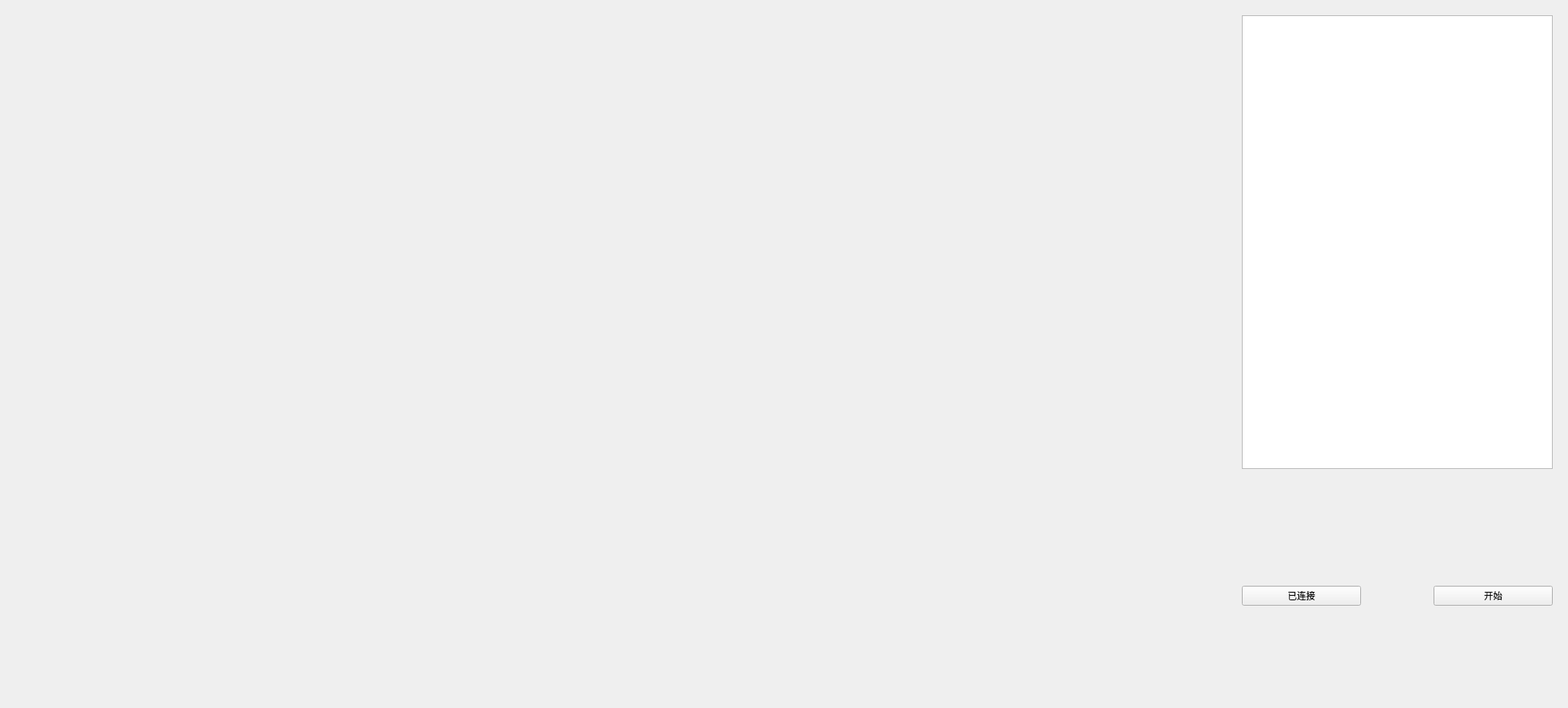
<?xml version="1.0" encoding="UTF-8"?>
<ui version="4.0">
 <class>TaskConnectWire</class>
 <widget class="QWidget" name="TaskConnectWire">
  <property name="geometry">
   <rect>
    <x>0</x>
    <y>0</y>
    <width>2053</width>
    <height>927</height>
   </rect>
  </property>
  <property name="sizePolicy">
   <sizepolicy hsizetype="Preferred" vsizetype="Preferred">
    <horstretch>0</horstretch>
    <verstretch>0</verstretch>
   </sizepolicy>
  </property>
  <property name="minimumSize">
   <size>
    <width>0</width>
    <height>0</height>
   </size>
  </property>
  <property name="windowTitle">
   <string>Form</string>
  </property>
  <layout class="QHBoxLayout" name="horizontalLayout_2" stretch="3,1">
   <item>
    <widget class="QWidget" name="widget" native="true">
     <property name="sizePolicy">
      <sizepolicy hsizetype="Fixed" vsizetype="Preferred">
       <horstretch>0</horstretch>
       <verstretch>0</verstretch>
      </sizepolicy>
     </property>
     <property name="minimumSize">
      <size>
       <width>1600</width>
       <height>0</height>
      </size>
     </property>
     <layout class="QGridLayout" name="gridLayout_3">
      <item row="0" column="0">
       <layout class="QGridLayout" name="gridLayout"/>
      </item>
     </layout>
    </widget>
   </item>
   <item>
    <widget class="QWidget" name="widget_2" native="true">
     <property name="sizePolicy">
      <sizepolicy hsizetype="Expanding" vsizetype="Expanding">
       <horstretch>0</horstretch>
       <verstretch>0</verstretch>
      </sizepolicy>
     </property>
     <layout class="QGridLayout" name="gridLayout_2">
      <item row="0" column="0">
       <layout class="QVBoxLayout" name="verticalLayout_2">
        <item>
         <layout class="QVBoxLayout" name="verticalLayout">
          <item>
           <widget class="QTextBrowser" name="textBrowser">
            <property name="sizePolicy">
             <sizepolicy hsizetype="Preferred" vsizetype="Expanding">
              <horstretch>0</horstretch>
              <verstretch>0</verstretch>
             </sizepolicy>
            </property>
            <property name="minimumSize">
             <size>
              <width>407</width>
              <height>0</height>
             </size>
            </property>
           </widget>
          </item>
          <item>
           <spacer name="verticalSpacer">
            <property name="orientation">
             <enum>Qt::Orientation::Vertical</enum>
            </property>
            <property name="sizeType">
             <enum>QSizePolicy::Policy::Fixed</enum>
            </property>
            <property name="sizeHint" stdset="0">
             <size>
              <width>20</width>
              <height>147</height>
             </size>
            </property>
           </spacer>
          </item>
         </layout>
        </item>
        <item>
         <layout class="QHBoxLayout" name="horizontalLayout">
          <item>
           <widget class="QPushButton" name="pbcomplete">
            <property name="text">
             <string>已连接</string>
            </property>
           </widget>
          </item>
          <item>
           <spacer name="horizontalSpacer">
            <property name="orientation">
             <enum>Qt::Orientation::Horizontal</enum>
            </property>
            <property name="sizeType">
             <enum>QSizePolicy::Policy::Fixed</enum>
            </property>
            <property name="sizeHint" stdset="0">
             <size>
              <width>89</width>
              <height>20</height>
             </size>
            </property>
           </spacer>
          </item>
          <item>
           <widget class="QPushButton" name="pbbegin">
            <property name="text">
             <string>开始</string>
            </property>
           </widget>
          </item>
         </layout>
        </item>
        <item>
         <spacer name="verticalSpacer_2">
          <property name="orientation">
           <enum>Qt::Orientation::Vertical</enum>
          </property>
          <property name="sizeType">
           <enum>QSizePolicy::Policy::Fixed</enum>
          </property>
          <property name="sizeHint" stdset="0">
           <size>
            <width>20</width>
            <height>114</height>
           </size>
          </property>
         </spacer>
        </item>
       </layout>
      </item>
     </layout>
    </widget>
   </item>
  </layout>
 </widget>
 <resources/>
 <connections/>
</ui>
